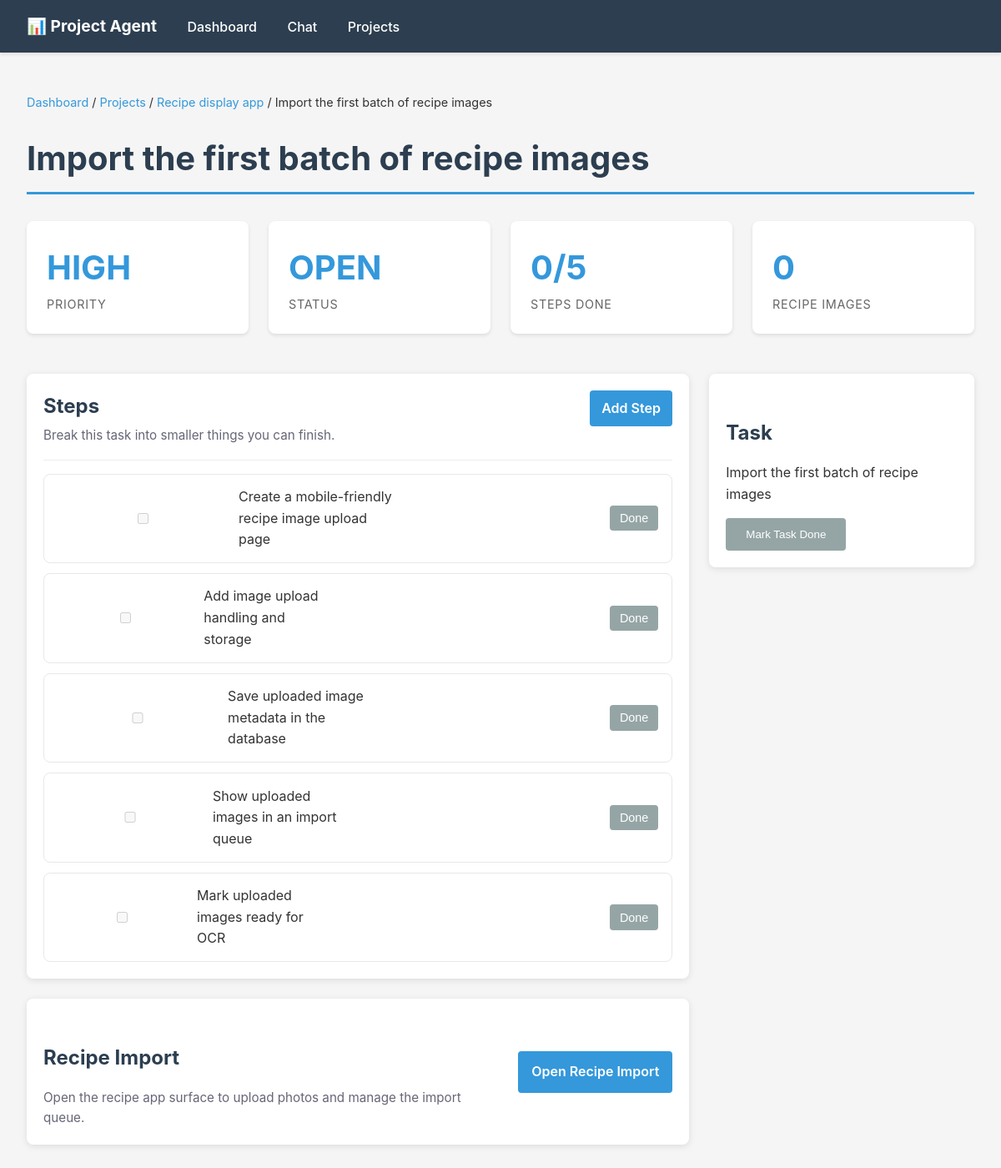
The page /projects/2/actions/10 on the database as committed earlier.
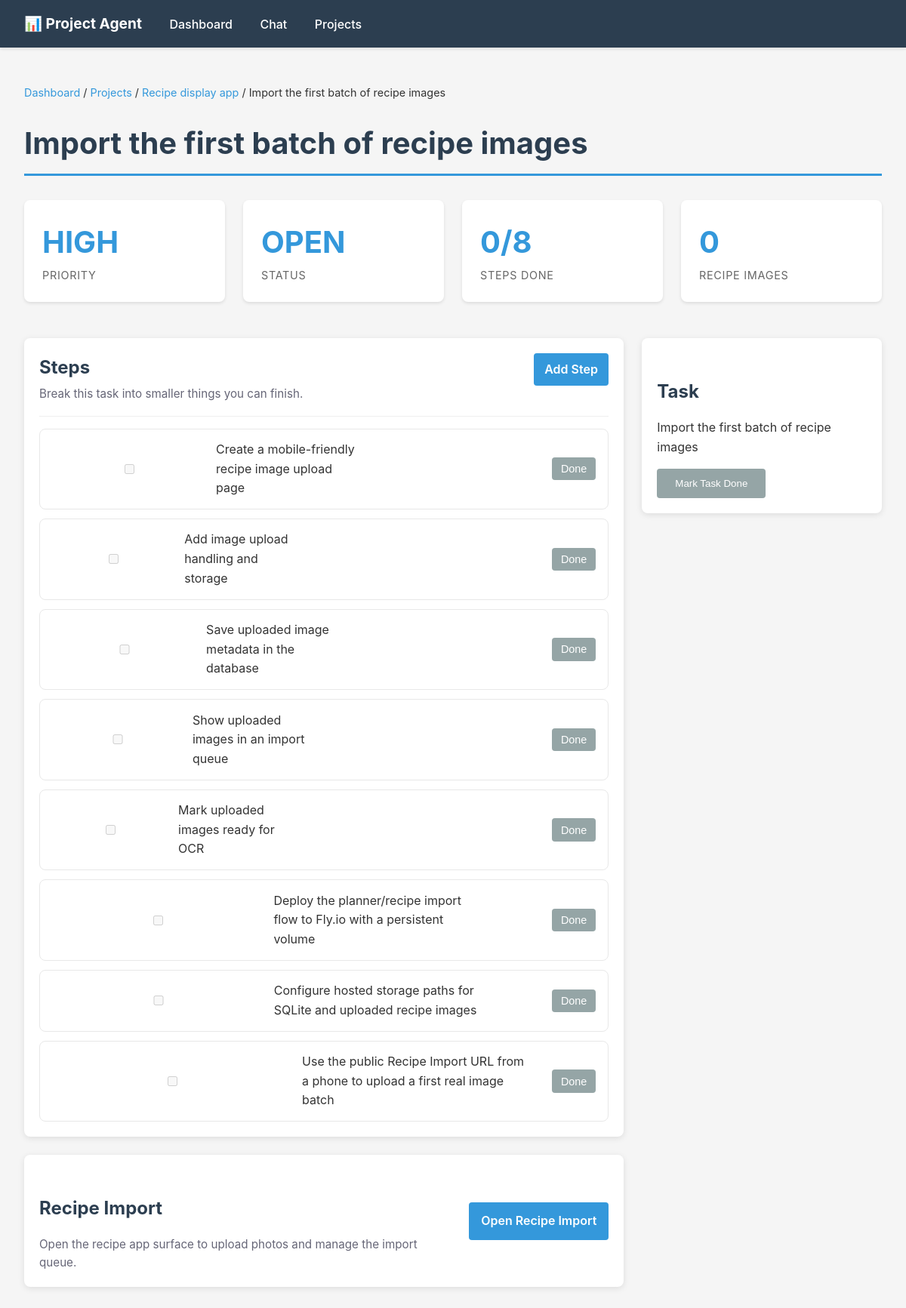
The same page on the database as committed later.
### tables this page shows
CREATE TABLE projects (
                id INTEGER PRIMARY KEY AUTOINCREMENT,
                name TEXT UNIQUE NOT NULL,
                status TEXT DEFAULT 'active',
                created_at TEXT DEFAULT CURRENT_TIMESTAMP,
                updated_at TEXT DEFAULT CURRENT_TIMESTAMP
            , description TEXT DEFAULT '', priority_score INTEGER DEFAULT 3, focus_reason TEXT DEFAULT '');

CREATE TABLE recommended_actions (
                id INTEGER PRIMARY KEY AUTOINCREMENT,
                project_id INTEGER NOT NULL,
                action TEXT NOT NULL,
                priority TEXT DEFAULT 'medium',
                created_at TEXT DEFAULT CURRENT_TIMESTAMP, sort_order INTEGER DEFAULT 100, status TEXT DEFAULT 'open', completed_at TEXT DEFAULT '',
                FOREIGN KEY (project_id) REFERENCES projects(id) ON DELETE CASCADE
            );

CREATE TABLE task_steps (
                id INTEGER PRIMARY KEY AUTOINCREMENT,
                action_id INTEGER NOT NULL,
                step TEXT NOT NULL,
                status TEXT DEFAULT 'open',
                sort_order INTEGER DEFAULT 100,
                completed_at TEXT DEFAULT '',
                created_at TEXT DEFAULT CURRENT_TIMESTAMP,
                FOREIGN KEY (action_id) REFERENCES recommended_actions(id) ON DELETE CASCADE
            );

### api.py (the view)
@app.get("/projects/{project_id}/actions/{action_id}")
def action_detail(request: Request, project_id: int, action_id: int):
    project = dict_from_row(db.get_project_by_id(project_id))
    action = dict_from_row(db.get_recommended_action(action_id))
    if not project or not action or action["project_id"] != project_id:
        raise HTTPException(status_code=404, detail="Task not found")
    context = {
        "request": request,
        "project": project,
        "action": action,
        "steps": dicts_from_rows(db.get_task_steps(action_id)),
        "recipe_image_count": len(db.get_recipe_images(action_id)),
        "recipe_import_url": f"/apps/recipes/import?project_id={project_id}&action_id={action_id}",
    }
    template = jinja_env.get_template("action_detail.html")
    html = template.render(context)
    return HTMLResponse(html)

### templates/action_detail.html (shortened to what this page needs)
{% extends "base.html" %}
{% block content %}
<div class="breadcrumb">
    <a href="/">Dashboard</a> / <a href="/projects">Projects</a> / <a href="/projects/{{ project.id }}">{{ project.name }}</a> / {{ action.action }}
</div>
<h1>{{ action.action }}</h1>
<div class="dashboard-grid compact-metrics">
    <div class="metric">
        <div class="metric-value">{{ action.priority|upper }}</div>
        <div class="metric-label">Priority</div>
    </div>
    <div class="metric">
        <div class="metric-value">{{ action.status|upper }}</div>
        <div class="metric-label">Status</div>
    </div>
    <div class="metric">
        <div class="metric-value">{{ steps|selectattr('status', 'equalto', 'done')|list|length }}/{{ steps|length }}</div>
        <div class="metric-label">Steps Done</div>
    </div>
    <div class="metric">
        <div class="metric-value">{{ recipe_image_count }}</div>
        <div class="metric-label">Recipe Images</div>
    </div>
</div>
<div class="task-detail-layout">
    <main>
        <section class="detail-section">
            <div class="section-header">
                <div>
                    <h2>Steps</h2>
                    <p class="section-subtitle">Break this task into smaller things you can finish.</p>
                </div>
                <details class="inline-create">
                    <summary>Add Step</summary>
                </details>
            </div>
            {% if steps %}
                <div class="task-list">
                    {% for step in steps %}
                        <article class="goal-row {% if step.status == 'done' %}completed{% endif %}">
                            <div class="goal-copy">
                                <input type="checkbox" {% if step.status == 'done' %}checked{% endif %} disabled>
                                <span>{{ step.step }}</span>
                            </div>
                            {% if step.status != 'done' %}
                                <form method="post" action="/projects/{{ project.id }}/actions/{{ action.id }}/steps/{{ step.id }}/complete" class="inline-form">
                                    <button type="submit" class="secondary compact">Done</button>
                                </form>
                            {% endif %}
                        </article>
                    {% endfor %}
                </div>
            {% else %}
                <div class="empty-state">
                    <p>No steps yet.</p>
                </div>
            {% endif %}
        </section>
        <section class="detail-section app-handoff">
            <div>
                <h2>Recipe Import</h2>
                <p class="section-subtitle">Open the recipe app surface to upload photos and manage the import queue.</p>
            </div>
            <a class="button-link" href="{{ recipe_import_url }}">Open Recipe Import</a>
        </section>
    </main>
    <aside>
        <section class="detail-section">
            <h2>Task</h2>
            <p>{{ action.action }}</p>
            <form method="post" action="/projects/{{ project.id }}/actions/{{ action.id }}/complete" class="plain-form">
                <button type="submit" class="secondary">Mark Task Done</button>
            </form>
        </section>
    </aside>
</div>
{% endblock %}

### templates/base.html (shortened to what this page needs)
<!DOCTYPE html>
<html lang="en">
<head>
</head>
<body>
    <nav>
        <a href="/" style="font-size: 1.2rem; font-weight: bold;">📊 Project Agent</a>
        <a href="/">Dashboard</a>
        <a href="/chat">Chat</a>
        <a href="/projects">Projects</a>
    </nav>
    <div class="container">
        {% block content %}{% endblock %}
    </div>
</body>
</html>

### templates/base.html (style rules this page uses)
* { margin: 0; padding: 0; box-sizing: border-box; }
body { font-family: -apple-system, BlinkMacSystemFont, 'Segoe UI', 'Roboto', 'Oxygen', 'Ubuntu', 'Cantarell', sans-serif; background: #f5f5f5; color: #333; line-height: 1.6; }
nav { background: #2c3e50; color: white; padding: 1rem 2rem; box-shadow: 0 2px 4px rgba(0,0,0,0.1); }
nav a { color: white; text-decoration: none; margin-right: 2rem; font-weight: 500; }
.container { max-width: 1200px; margin: 0 auto; padding: 2rem; }
h1, h2, h3 { margin: 1.5rem 0 1rem; color: #2c3e50; }
h1 { font-size: 2.5rem; border-bottom: 3px solid #3498db; padding-bottom: 0.5rem; }
h2 { font-size: 1.5rem; margin-top: 2rem; }
.dashboard-grid { display: grid; grid-template-columns: repeat(auto-fit, minmax(250px, 1fr)); gap: 1.5rem; margin: 2rem 0; }
.metric { background: white; padding: 1.5rem; border-radius: 8px; box-shadow: 0 2px 4px rgba(0,0,0,0.1); margin-bottom: 1rem; }
.metric-value { font-size: 2.5rem; font-weight: bold; color: #3498db; }
.metric-label { color: #666; font-size: 0.9rem; text-transform: uppercase; letter-spacing: 0.05em; }
form { background: white; padding: 1.5rem; border-radius: 8px; margin: 1.5rem 0; box-shadow: 0 2px 8px rgba(0,0,0,0.1); }
input, textarea, select { width: 100%; padding: 0.75rem; border: 1px solid #ddd; border-radius: 4px; font-family: inherit; font-size: 1rem; }
button { background: #3498db; color: white; padding: 0.75rem 1.5rem; border: none; border-radius: 4px; cursor: pointer; font-weight: 500; transition: background 0.2s; }
button.secondary { background: #95a5a6; }
.breadcrumb { margin: 1rem 0; font-size: 0.9rem; }
.breadcrumb a { color: #3498db; text-decoration: none; }
.compact-metrics { grid-template-columns: repeat(auto-fit, minmax(160px, 1fr)); }
.task-detail-layout { display: grid; grid-template-columns: minmax(0, 2fr) minmax(260px, 0.8fr); gap: 1.5rem; align-items: start; }
.detail-section { background: white; border-radius: 8px; padding: 1.25rem; margin-bottom: 1.5rem; box-shadow: 0 2px 8px rgba(0,0,0,0.1); }
.section-header { display: flex; justify-content: space-between; gap: 1rem; align-items: start; border-bottom: 1px solid #eee; padding-bottom: 1rem; margin-bottom: 1rem; }
.section-header h2 { margin: 0; }
.section-subtitle { color: #667; margin-top: 0.25rem; font-size: 0.95rem; }
.inline-create { position: relative; flex: 0 0 auto; }
.inline-create summary { background: #3498db; color: white; padding: 0.55rem 0.9rem; border-radius: 4px; cursor: pointer; font-weight: 600; list-style: none; }
.task-list { display: grid; gap: 0.75rem; }
.goal-row, .side-item, .note-item { background: #fff; border: 1px solid #e8e8e8; border-radius: 8px; padding: 0.9rem 1rem; }
.goal-row, .side-item { display: flex; justify-content: space-between; gap: 1rem; align-items: center; }
.goal-copy { display: flex; gap: 0.75rem; align-items: center; min-width: 0; }
.inline-form { background: none; box-shadow: none; padding: 0; margin: 0; }
.plain-form { background: none; box-shadow: none; padding: 0; margin: 1rem 0 0; }
.button-link { display: inline-block; background: #3498db; color: white; padding: 0.75rem 1rem; border-radius: 4px; text-decoration: none; font-weight: 600; white-space: nowrap; }
.app-handoff { display: flex; justify-content: space-between; gap: 1rem; align-items: center; }
button.compact { padding: 0.45rem 0.75rem; font-size: 0.9rem; }

Rows that differ between the two databases and show on the page:
added task_steps: step "Deploy the planner/recipe import flow to Fly.io with a persistent volume"
added task_steps: step "Configure hosted storage paths for SQLite and uploaded recipe images"
added task_steps: step "Use the public Recipe Import URL from a phone to upload a first real image batch"
Other text that changed with them:
{{ steps|length }}: "5" → "8"
